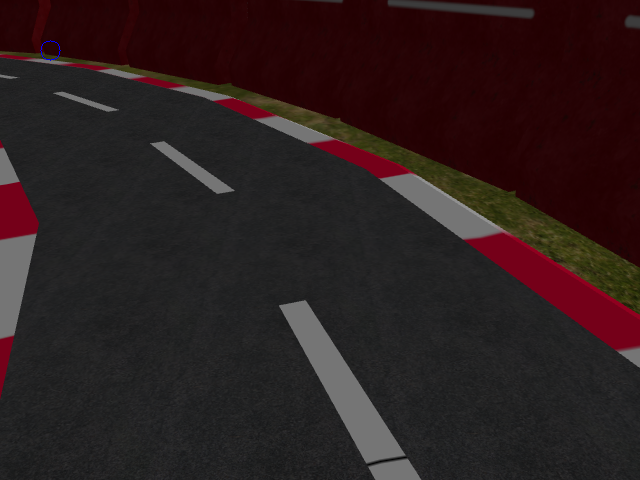
#> input picture simulation/src/Image window_screenshot_11.02.2022.png, 640 x 480 px, found by its file name
$ python lane.py
#> lines starting #> are read from the running program, lines starting #| are printed output that depends on the picture
import sys
import math
import cv2 as cv
from cv2 import line
import numpy as np
def main(argv):

    default_file = '/home/ros/catkin_ws/src/simulation/src/Image window_screenshot_11.02.2022.png'
    filename = argv[0] if len(argv) > 0 else default_file
    # Loads an image
    src = cv.imread(cv.samples.findFile(filename), cv.IMREAD_GRAYSCALE)
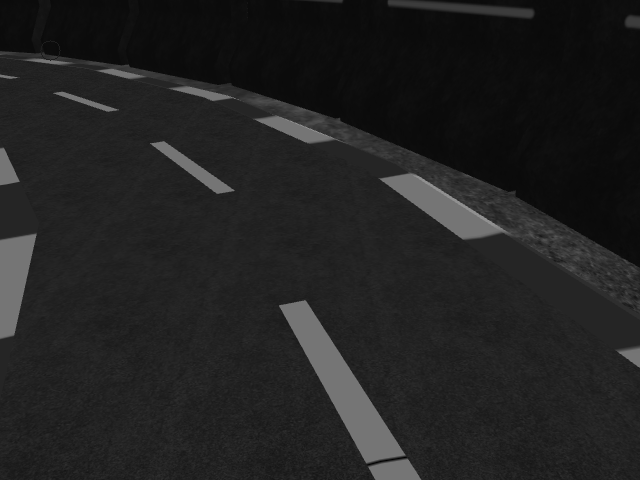
#> src: shape (480, 640); min 0, max 144, mean 33.4
    ROI = src[199:145, 176:450]
#> ROI = empty array
    # Check if image is loaded fine
    if src is None:
        print ('Error opening image!')
        print ('Usage: hough_lines.py [image_name -- default ' + default_file + '] \n')
        return -1


    dst = cv.Canny(ROI, 50, 200, None, 3)

    # Copy edges to the images that will display the results in BGR
#> (the run stopped early here; a loop or call above may not have finished)
